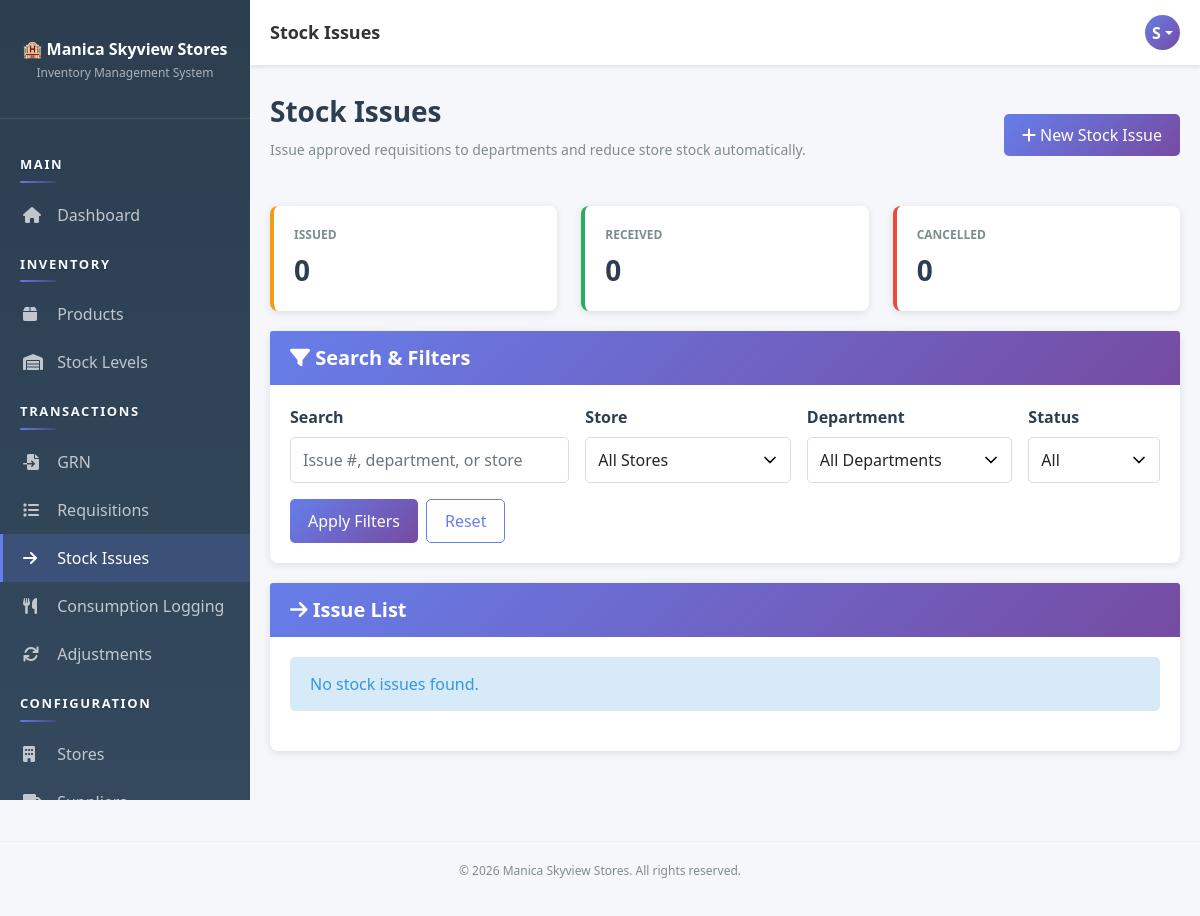
/pages/stock-issues/index.php (signed in), run on an earlier commit of the app's database.
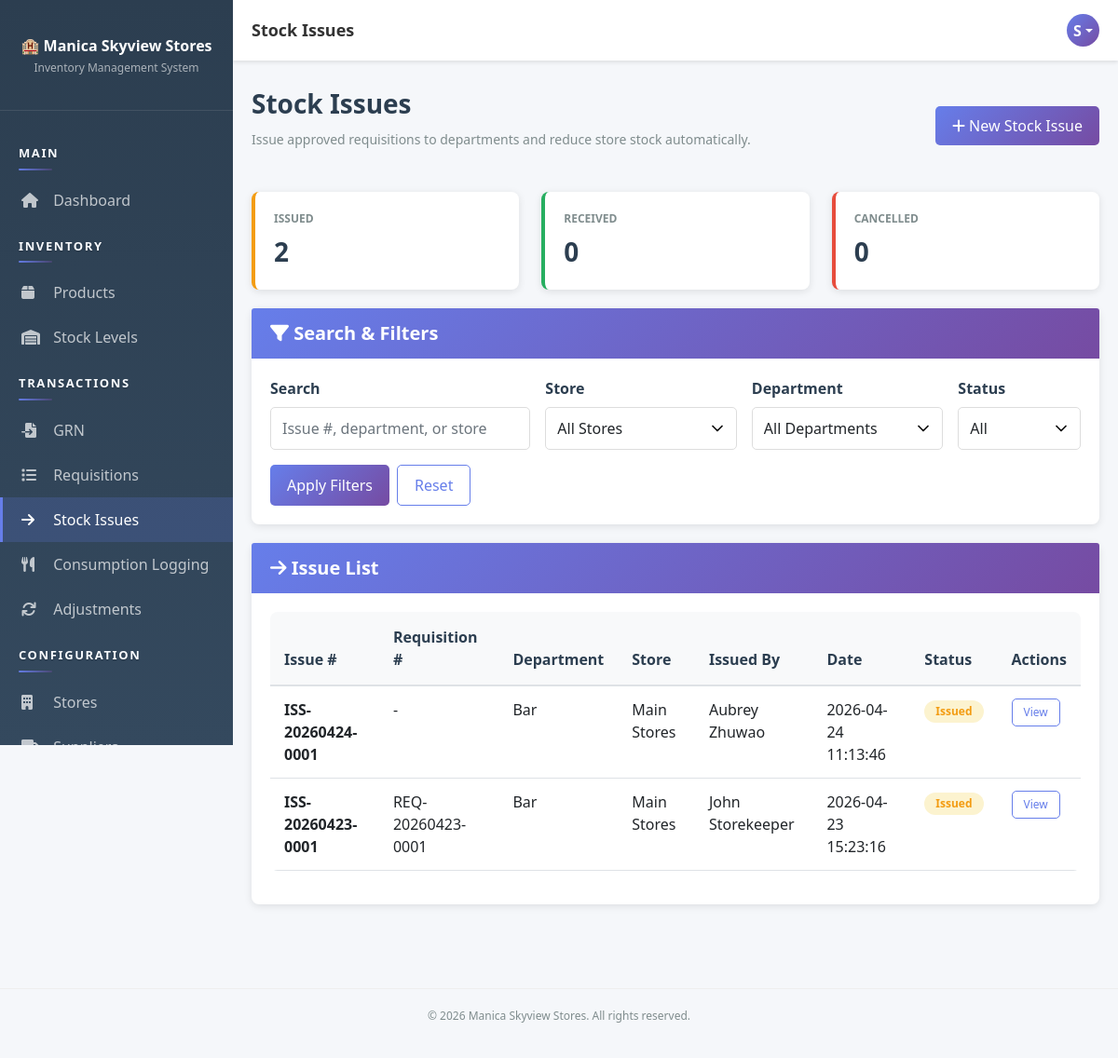
And on a later commit of the database.
### tables this page shows
CREATE TABLE `stock_issues` (
  `issue_id` int(11) NOT NULL AUTO_INCREMENT,
  `issue_number` varchar(50) NOT NULL,
  `requisition_id` int(11) DEFAULT NULL,
  `store_id` int(11) NOT NULL,
  `department_id` int(11) NOT NULL,
  `issued_by` int(11) NOT NULL,
  `issue_date` datetime DEFAULT current_timestamp(),
  `received_by` int(11) DEFAULT NULL,
  `received_date` datetime DEFAULT NULL,
  `status` enum('issued','received','cancelled') DEFAULT 'issued',
  `notes` text DEFAULT NULL,
  `created_at` timestamp NOT NULL DEFAULT current_timestamp(),
  `updated_at` timestamp NOT NULL DEFAULT current_timestamp() ON UPDATE current_timestamp(),
  PRIMARY KEY (`issue_id`),
  UNIQUE KEY `issue_number` (`issue_number`),
  KEY `requisition_id` (`requisition_id`),
  KEY `store_id` (`store_id`),
  KEY `department_id` (`department_id`),
  KEY `issued_by` (`issued_by`),
  KEY `received_by` (`received_by`),
  KEY `idx_issue_date` (`issue_date`),
  CONSTRAINT `stock_issues_ibfk_1` FOREIGN KEY (`requisition_id`) REFERENCES `requisitions` (`requisition_id`),
  CONSTRAINT `stock_issues_ibfk_2` FOREIGN KEY (`store_id`) REFERENCES `stores` (`store_id`),
  CONSTRAINT `stock_issues_ibfk_3` FOREIGN KEY (`department_id`) REFERENCES `departments` (`dept_id`),
  CONSTRAINT `stock_issues_ibfk_4` FOREIGN KEY (`issued_by`) REFERENCES `users` (`user_id`),
  CONSTRAINT `stock_issues_ibfk_5` FOREIGN KEY (`received_by`) REFERENCES `users` (`user_id`)
);

CREATE TABLE `departments` (
  `dept_id` int(11) NOT NULL AUTO_INCREMENT,
  `dept_name` varchar(100) NOT NULL,
  `dept_code` varchar(20) NOT NULL,
  `head_user_id` int(11) DEFAULT NULL,
  `status` enum('active','inactive') DEFAULT 'active',
  `monthly_budget` decimal(12,2) NOT NULL DEFAULT 0.00,
  `weekly_budget` decimal(12,2) NOT NULL DEFAULT 0.00,
  `created_at` timestamp NOT NULL DEFAULT current_timestamp(),
  PRIMARY KEY (`dept_id`),
  UNIQUE KEY `dept_code` (`dept_code`),
  KEY `head_user_id` (`head_user_id`),
  CONSTRAINT `departments_ibfk_1` FOREIGN KEY (`head_user_id`) REFERENCES `users` (`user_id`)
);

CREATE TABLE `stores` (
  `store_id` int(11) NOT NULL AUTO_INCREMENT,
  `store_name` varchar(100) NOT NULL,
  `store_code` varchar(20) NOT NULL,
  `location` varchar(100) DEFAULT NULL,
  `responsible_user_id` int(11) DEFAULT NULL,
  `description` text DEFAULT NULL,
  `status` enum('active','inactive') DEFAULT 'active',
  `created_at` timestamp NOT NULL DEFAULT current_timestamp(),
  `updated_at` timestamp NOT NULL DEFAULT current_timestamp() ON UPDATE current_timestamp(),
  PRIMARY KEY (`store_id`),
  UNIQUE KEY `store_code` (`store_code`),
  KEY `responsible_user_id` (`responsible_user_id`),
  CONSTRAINT `stores_ibfk_1` FOREIGN KEY (`responsible_user_id`) REFERENCES `users` (`user_id`)
);

CREATE TABLE `users` (
  `user_id` int(11) NOT NULL AUTO_INCREMENT,
  `username` varchar(50) NOT NULL,
  `email` varchar(100) NOT NULL,
  `password` varchar(255) NOT NULL,
  `full_name` varchar(100) NOT NULL,
  `role_id` int(11) NOT NULL,
  `status` enum('active','inactive') DEFAULT 'active',
  `created_at` timestamp NOT NULL DEFAULT current_timestamp(),
  `updated_at` timestamp NOT NULL DEFAULT current_timestamp() ON UPDATE current_timestamp(),
  PRIMARY KEY (`user_id`),
  UNIQUE KEY `username` (`username`),
  UNIQUE KEY `email` (`email`),
  KEY `role_id` (`role_id`),
  CONSTRAINT `users_ibfk_1` FOREIGN KEY (`role_id`) REFERENCES `roles` (`role_id`)
);

CREATE TABLE `requisitions` (
  `requisition_id` int(11) NOT NULL AUTO_INCREMENT,
  `requisition_number` varchar(50) NOT NULL,
  `department_id` int(11) NOT NULL,
  `store_id` int(11) NOT NULL,
  `requested_by` int(11) NOT NULL,
  `requested_date` datetime DEFAULT current_timestamp(),
  `status` enum('draft','pending','approved','rejected','issued') DEFAULT 'draft',
  `approved_by` int(11) DEFAULT NULL,
  `approval_date` datetime DEFAULT NULL,
  `rejection_reason` text DEFAULT NULL,
  `notes` text DEFAULT NULL,
  `created_at` timestamp NOT NULL DEFAULT current_timestamp(),
  `updated_at` timestamp NOT NULL DEFAULT current_timestamp() ON UPDATE current_timestamp(),
  PRIMARY KEY (`requisition_id`),
  UNIQUE KEY `requisition_number` (`requisition_number`),
  KEY `department_id` (`department_id`),
  KEY `store_id` (`store_id`),
  KEY `requested_by` (`requested_by`),
  KEY `approved_by` (`approved_by`),
  KEY `idx_requisition_date` (`requested_date`),
  CONSTRAINT `requisitions_ibfk_1` FOREIGN KEY (`department_id`) REFERENCES `departments` (`dept_id`),
  CONSTRAINT `requisitions_ibfk_2` FOREIGN KEY (`store_id`) REFERENCES `stores` (`store_id`),
  CONSTRAINT `requisitions_ibfk_3` FOREIGN KEY (`requested_by`) REFERENCES `users` (`user_id`),
  CONSTRAINT `requisitions_ibfk_4` FOREIGN KEY (`approved_by`) REFERENCES `users` (`user_id`)
);

### app/bootstrap.php (called while the page is built, shortened)
<?php
function autoload($class) {
    $paths = [
        __DIR__ . '/helpers/' . $class . '.php',
        __DIR__ . '/models/' . $class . '.php',
        __DIR__ . '/controllers/' . $class . '.php'
    ];
    foreach ($paths as $path) {
        if (file_exists($path)) {
            return;
        }
    }
}

### app/helpers/Database.php (called while the page is built, shortened)
<?php
class Database {
    private static $instance = null;
    private $connection = null;
    private function __construct() {
        try {
            $this->connection = new mysqli(DB_HOST, DB_USER, DB_PASS, DB_NAME);
            $this->connection->set_charset('utf8mb4');
        } catch (Exception $e) {
            die('Error: ' . $e->getMessage());
        }
    }
    public static function getInstance() {
        if (self::$instance === null) {
            self::$instance = new Database();
        }
        return self::$instance;
    }
    public function getConnection() {
        return $this->connection;
    }
}

### app/controllers/Controller.php (called while the page is built, shortened)
<?php
class Controller {
    protected $db;
    public function __construct() {
        $this->db = Database::getInstance()->getConnection();
        $this->loadCurrentUser();
    }
    protected function loadCurrentUser() {
        if (isset($_SESSION['user_id'])) {
            $sql = "SELECT u.*, r.role_name FROM users u
                    JOIN roles r ON u.role_id = r.role_id
                    WHERE u.user_id = ?";
            $stmt = $this->db->prepare($sql);
            $stmt->bind_param('i', $_SESSION['user_id']);
            $stmt->execute();
            $this->currentUser = $stmt->get_result()->fetch_assoc();
        }
    }
}

### app/controllers/StockIssueController.php (called while the page is built, shortened)
<?php
class StockIssueController extends Controller {
    public function getIssues($filters = [], $userId = null) {
        $sql = "SELECT si.*, d.dept_name, s.store_name, u.full_name AS issued_by_name,
                    rr.requisition_number
                FROM stock_issues si
                JOIN departments d ON si.department_id = d.dept_id
                JOIN stores s ON si.store_id = s.store_id
                JOIN users u ON si.issued_by = u.user_id
                LEFT JOIN requisitions rr ON si.requisition_id = rr.requisition_id
                WHERE 1 = 1";
        $types = '';
        $scope = $this->getIssueVisibilityScope($userId);
        $status = $filters['status'] ?? 'all';
        $sql .= " ORDER BY si.issue_date DESC, si.issue_id DESC";
        return $this->db->query($sql)->fetch_all(MYSQLI_ASSOC);
    }
    public function getStats($userId = null) {
        $stats = [
            'issued' => 0,
            'received' => 0,
            'cancelled' => 0
        ];
        $scope = $this->getIssueVisibilityScope($userId);
        $sql = "SELECT status, COUNT(*) AS c FROM stock_issues WHERE 1 = 1";
        $types = '';
        $params = [];
        $sql .= " GROUP BY status";
        if ($types !== '') {
            $stmt = $this->db->prepare($sql);
            $stmt->bind_param($types, ...$params);
            $stmt->execute();
            $result = $stmt->get_result();
        } else {
            $result = $this->db->query($sql);
        }
        while ($row = $result->fetch_assoc()) {
            if (array_key_exists($row['status'], $stats)) {
                $stats[$row['status']] = (int)$row['c'];
            }
        }
        return $stats;
    }
    private function getIssueVisibilityScope($userId) {
        $scope = [
            'department_id' => null,
            'store_id' => null,
            'deny_all' => false
        ];
        $sql = "SELECT r.role_name,
                       d.dept_id,
                       d.dept_code,
                       s.store_id
                FROM users u
                JOIN roles r ON r.role_id = u.role_id
                LEFT JOIN departments d ON d.status = 'active' AND d.dept_name = r.role_name
                LEFT JOIN stores s ON s.status = 'active'
                    AND d.dept_code IS NOT NULL
                    AND (
                        s.store_code = CONCAT(d.dept_code, '001')
                        OR s.store_code LIKE CONCAT(d.dept_code, '%')
                        OR s.store_name LIKE CONCAT(d.dept_name, '%')
                    )
                WHERE u.user_id = ?
                LIMIT 1";
        $stmt = $this->db->prepare($sql);
        $stmt->bind_param('i', $userId);
        $stmt->execute();
        $row = $stmt->get_result()->fetch_assoc();
        $roleName = (string)($row['role_name'] ?? '');
        if (in_array($roleName, ['Admin', 'Manager', 'Storekeeper'], true)) {
            return $scope;
        }
        $deptId = isset($row['dept_id']) ? (int)$row['dept_id'] : 0;
        $scope['department_id'] = $deptId;
        return $scope;
    }
}

### pages/stock-issues/index.php (the view, shortened to what the changed rows need)
<?php
require_once __DIR__ . '/../../app/bootstrap.php';
$controller = new StockIssueController();
$filters = [
    'q' => $_GET['q'] ?? '',
    'store_id' => $_GET['store_id'] ?? '',
    'department_id' => $_GET['department_id'] ?? '',
    'status' => $_GET['status'] ?? 'all'
];
$currentUserId = (int)($_SESSION['user_id'] ?? 0);
$issues = $controller->getIssues($filters, $currentUserId);
$stats = $controller->getStats($currentUserId);
include __DIR__ . '/../../app/views/layout-header.php';
?>
<div class="page-header d-flex justify-content-between align-items-center">
    <div>
        <h1>Stock Issues</h1>
    </div>
</div>
<div class="row">
    <div class="col-md-4"><div class="stat-card warning"><div class="stat-label">Issued</div><div class="stat-value"><?php echo (int)$stats['issued']; ?></div></div></div>
</div>
<div class="card">
    <div class="card-body">
        <?php if (!empty($issues)): ?>
            <div class="table-responsive">
                <table class="table">
                    <thead>
                        <tr>
                            <th>Issue #</th>
                            <th>Requisition #</th>
                            <th>Department</th>
                            <th>Store</th>
                            <th>Issued By</th>
                            <th>Date</th>
                            <th>Status</th>
                            <th>Actions</th>
                        </tr>
                    </thead>
                    <tbody>
                        <?php foreach ($issues as $issue): ?>
                            <?php
                            $badge = 'warning';
                            ?>
                            <tr>
                                <td><strong><?php echo htmlspecialchars($issue['issue_number']); ?></strong></td>
                                <td><?php echo htmlspecialchars($issue['requisition_number'] ?? '-'); ?></td>
                                <td><?php echo htmlspecialchars($issue['dept_name']); ?></td>
                                <td><?php echo htmlspecialchars($issue['store_name']); ?></td>
                                <td><?php echo htmlspecialchars($issue['issued_by_name']); ?></td>
                                <td><?php echo htmlspecialchars($issue['issue_date']); ?></td>
                                <td><span class="badge badge-<?php echo $badge; ?>"><?php echo ucfirst($issue['status']); ?></span></td>
                                <td><a href="<?php echo SITE_URL; ?>pages/stock-issues/view.php?id=<?php echo (int)$issue['issue_id']; ?>" class="btn btn-sm btn-outline-primary">View</a></td>
                            </tr>
                        <?php endforeach; ?>
                    </tbody>
                </table>
            </div>
        <?php else: ?>
            <div class="alert alert-info">No stock issues found.</div>
        <?php endif; ?>
    </div>
</div>
<?php include __DIR__ . '/../../app/views/layout-footer.php'; ?>

What changed in the data, as far as the page shows it:
added stock_issues: issue_number "ISS-20260424-0001", requisition_number "-", department.dept_name "Bar", store.store_name "Main Stores", issued_by.full_name "Aubrey Zhuwao", issue_date "2026-04-24 11:13:46", status "Issued"
added stock_issues: issue_number "ISS-20260423-0001", requisition.requisition_number "REQ-20260423-0001", department.dept_name "Bar", store.store_name "Main Stores", issued_by.full_name "John Storekeeper", issue_date "2026-04-23 15:23:16", status "Issued"
Also different on the page:
$stats['issued']: "0" → "2"
text no longer shown: "No stock issues found."
text now shown: "Issue # Requisition # Department Store Issued By Date Status Actions"
